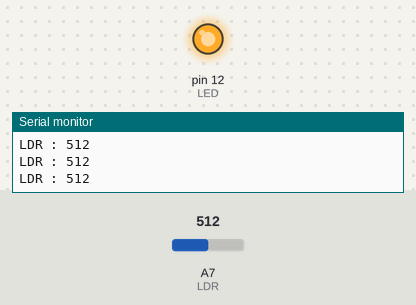
This sketch was run on a simulated Arduino Nano, built with avr-gcc and run on an emulated ATmega328P. Parts: output pins drawn as LEDs (lit = HIGH), the last lines printed to the serial monitor. The test bench sets the inputs (shaded band); at power-on: A7 (LDR) = 512.

Above: at 1.2 s.
1.3 s: A7 (LDR) set to 967
2.8 s: A7 (LDR) set to 982
At 3.1 s:
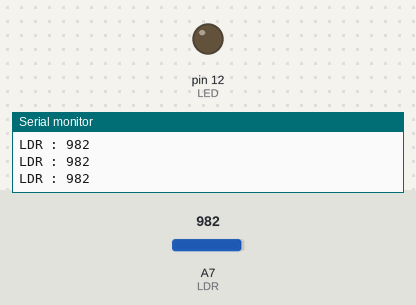
4.3 s: A7 (LDR) set to 965
At 5.5 s:
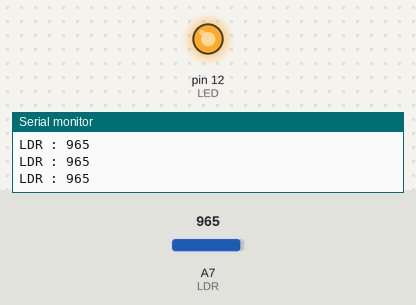
5.8 s: A7 (LDR) set to 985
At 7.0 s:
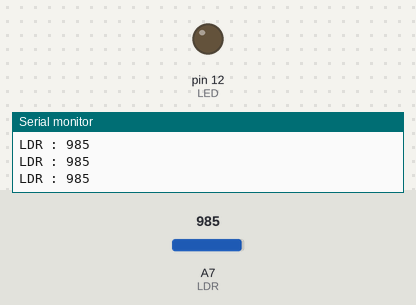
Timing chart, 0 to 8.3 s (numbered marks = the images above; inputs shaded):
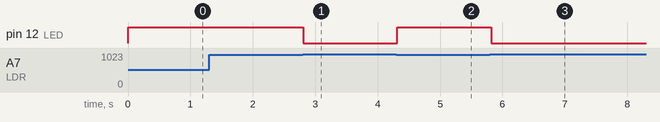

The sketch:

7.ino
```cpp
const int LDR = A7;
const int LED = 12;
int sensor ;
void setup() {
  pinMode(LED, OUTPUT);
  pinMode(LDR, INPUT);
  Serial.begin(9600);
}

void loop() {
  sensor = analogRead(LDR); //ler LDR e armazena o valor na variavel
  Serial.print("LDR : " );      // Mostra o valor no monitor serial
  Serial.println(sensor);

  if (sensor < 975) {      // Se o valor menor que 1000
    digitalWrite(LED, HIGH);  // Ligar
  } else {                    // Se não
    digitalWrite(LED, LOW);    // Desligar
  }
  delay(100);
}
```

Measured:
- the behaviour switches between 974 and 975 on A7 (LDR) (found by bisection; images 0 and 1)
- after the input at 2.8 s, pin 12 (LED): HIGH → LOW at once
- after the input at 4.3 s, pin 12 (LED): LOW → HIGH at once
- after the input at 5.8 s, pin 12 (LED): HIGH → LOW at once
